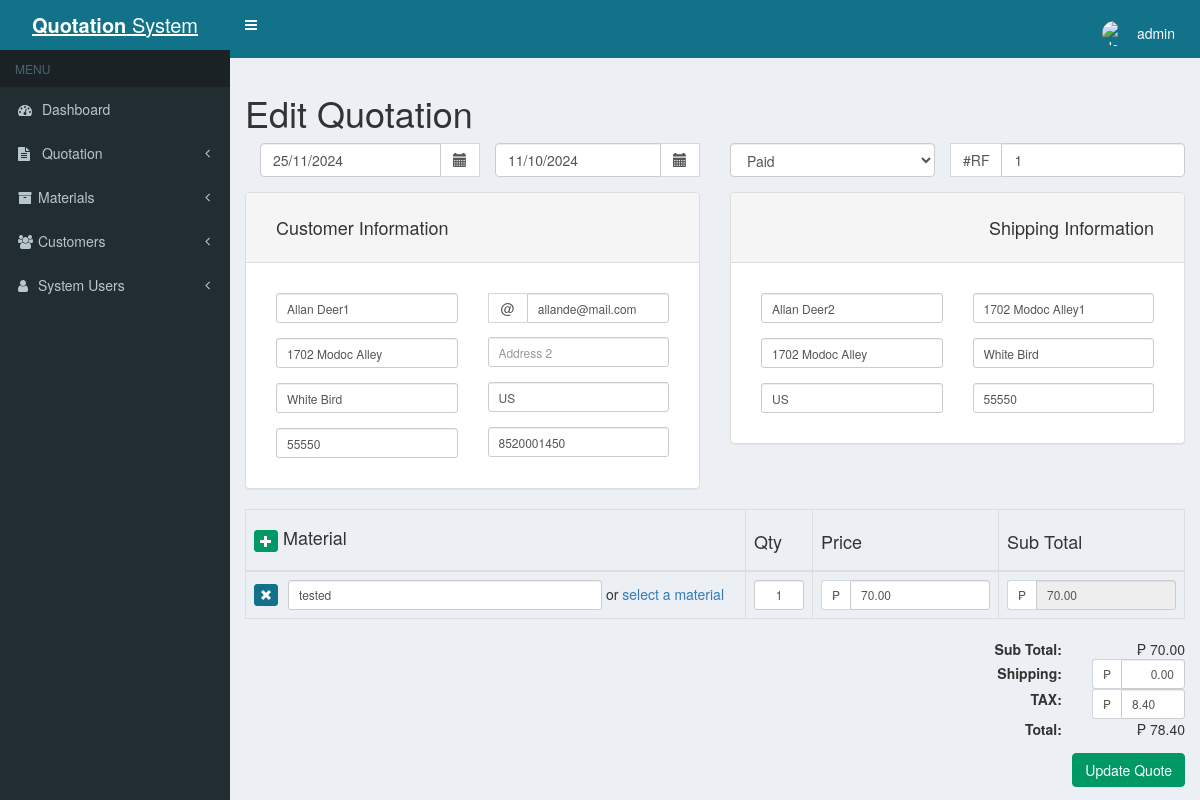
The page /invoice-edit.php?id=1 (signed in) on the database its author committed.
### tables this page shows
CREATE TABLE `invoice_items` (
  `id` int(11) NOT NULL,
  `invoice` varchar(255) NOT NULL,
  `product` text NOT NULL,
  `qty` int(11) NOT NULL,
  `price` decimal(10,2) NOT NULL,
  `discount` decimal(10,2) NOT NULL,
  `subtotal` decimal(10,2) NOT NULL
);

CREATE TABLE `invoices` (
  `id` int(11) NOT NULL,
  `invoice` varchar(255) NOT NULL,
  `invoice_date` varchar(255) NOT NULL,
  `invoice_due_date` varchar(255) NOT NULL,
  `subtotal` decimal(10,2) NOT NULL,
  `shipping` decimal(10,2) NOT NULL,
  `discount` decimal(10,2) NOT NULL,
  `vat` decimal(10,2) NOT NULL,
  `total` decimal(10,2) NOT NULL,
  `notes` text NOT NULL,
  `invoice_type` varchar(255) NOT NULL,
  `status` varchar(255) NOT NULL
);

CREATE TABLE `customers` (
  `id` int(11) NOT NULL,
  `invoice` varchar(255) NOT NULL,
  `name` varchar(255) NOT NULL,
  `email` varchar(255) NOT NULL,
  `address_1` varchar(255) NOT NULL,
  `address_2` varchar(255) NOT NULL,
  `town` varchar(255) NOT NULL,
  `county` varchar(255) NOT NULL,
  `postcode` varchar(255) NOT NULL,
  `phone` varchar(100) NOT NULL,
  `name_ship` varchar(255) NOT NULL,
  `address_1_ship` varchar(255) NOT NULL,
  `address_2_ship` varchar(255) NOT NULL,
  `town_ship` varchar(255) NOT NULL,
  `county_ship` varchar(255) NOT NULL,
  `postcode_ship` varchar(255) NOT NULL
);

### invoice-edit.php (the view, shortened to what this page needs)
<?php
include('header.php');
$getID = $_GET['id'];
$mysqli = new mysqli(DATABASE_HOST, DATABASE_USER, DATABASE_PASS, DATABASE_NAME);
$query = "SELECT p.*, i.*, c.*
			FROM invoice_items p
			JOIN invoices i ON i.invoice = p.invoice
			JOIN customers c ON c.invoice = i.invoice
			WHERE p.invoice = '" . $mysqli->real_escape_string($getID) . "'";
$result = mysqli_query($mysqli, $query);
if($result) {
	while ($row = mysqli_fetch_assoc($result)) {
		$customer_name = $row['name'];
		$customer_email = $row['email'];
		$customer_address_1 = $row['address_1'];
		$customer_address_2 = $row['address_2'];
		$customer_town = $row['town'];
		$customer_county = $row['county'];
		$customer_postcode = $row['postcode'];
		$customer_phone = $row['phone'];
		$customer_name_ship = $row['name_ship'];
		$customer_address_1_ship = $row['address_1_ship'];
		$customer_address_2_ship = $row['address_2_ship'];
		$customer_town_ship = $row['town_ship'];
		$customer_county_ship = $row['county_ship'];
		$customer_postcode_ship = $row['postcode_ship'];
		$invoice_date = $row['invoice_date'];
		$invoice_due_date = $row['invoice_due_date'];
		$invoice_subtotal = $row['subtotal'];
		$invoice_shipping = $row['shipping'];
		$invoice_vat = $row['vat'];
		$invoice_total = $row['total'];
		$invoice_status = $row['status'];
	}
}
?>
		<h1>Edit Quotation</h1>
		<form method="post" id="update_invoice">
			<div class="row">
				<div class="col-xs-12 text-right">
					<div class="col-xs-3 no-padding-right">
				        <div class="form-group">
				            <div class="input-group date" id="invoice_date">
				                <input type="text" class="form-control required" name="invoice_date" placeholder="Select invoice date" data-date-format="<?php echo DATE_FORMAT ?>" value="<?php echo $invoice_date; ?>" />
				                <span class="input-group-addon">
				                    <span class="glyphicon glyphicon-calendar"></span>
				                </span>
				            </div>
				        </div>
				    </div>
				    <div class="col-xs-3">
				        <div class="form-group">
				            <div class="input-group date" id="invoice_due_date">
				                <input type="text" class="form-control required" name="invoice_due_date" placeholder="Select due date" data-date-format="<?php echo DATE_FORMAT ?>" value="<?php echo $invoice_due_date; ?>" />
				                <span class="input-group-addon">
				                    <span class="glyphicon glyphicon-calendar"></span>
				                </span>
				            </div>
				        </div>
				    </div>
					<div class="col-xs-3">
						<div class="form-group">
							<select name="invoice_status" id="invoice_status" class="form-control mt-0">
								<option value="paid" <?php if($invoice_status === 'paid'){?>selected<?php } ?>>Paid</option>
							</select>
						</div>
					</div>
					<div class="input-group col-xs-3 float-right">
						<span class="input-group-addon">#<?php echo INVOICE_PREFIX ?></span>
						<input type="text" name="invoice_id" id="invoice_id" class="form-control required" placeholder="Invoice Number" aria-describedby="sizing-addon1" value="<?php echo $getID; ?>">
					</div>
				</div>
			</div>
			<div class="row">
				<div class="col-xs-6">
					<div class="panel panel-default">
						<div class="panel-heading">
							<h4>Customer Information</h4>
						</div>
						<div class="panel-body form-group form-group-sm">
							<div class="row">
								<div class="col-xs-6">
									<div class="form-group">
										<input type="text" class="form-control margin-bottom copy-input required" name="customer_name" id="customer_name" placeholder="Enter name" tabindex="1" value="<?php echo $customer_name; ?>">
									</div>
									<div class="form-group">
										<input type="text" class="form-control margin-bottom copy-input required" name="customer_address_1" id="customer_address_1" placeholder="Address 1" tabindex="3" value="<?php echo $customer_address_1; ?>">
									</div>
									<div class="form-group">
										<input type="text" class="form-control margin-bottom copy-input required" name="customer_town" id="customer_town" placeholder="Town" tabindex="5" value="<?php echo $customer_town; ?>">
									</div>
									<div class="form-group no-margin-bottom">
										<input type="text" class="form-control copy-input required" name="customer_postcode" id="customer_postcode" placeholder="Postcode" tabindex="7" value="<?php echo $customer_postcode; ?>">
									</div>
								</div>
								<div class="col-xs-6">
									<div class="input-group float-right margin-bottom">
										<span class="input-group-addon">@</span>
										<input type="email" class="form-control copy-input required" name="customer_email" id="customer_email" placeholder="E-mail address" aria-describedby="sizing-addon1" tabindex="2" value="<?php echo $customer_email; ?>">
									</div>
								    <div class="form-group">
								    	<input type="text" class="form-control margin-bottom copy-input" name="customer_address_2" id="customer_address_2" placeholder="Address 2" tabindex="4" value="<?php echo $customer_address_2; ?>">
								    </div>
								    <div class="form-group">
								    	<input type="text" class="form-control margin-bottom copy-input required" name="customer_county" id="customer_county" placeholder="County" tabindex="6" value="<?php echo $customer_county; ?>">
								    </div>
								    <div class="form-group no-margin-bottom">
								    	<input type="text" class="form-control required" name="customer_phone" id="invoice_phone" placeholder="Phone number" tabindex="8" value="<?php echo $customer_phone; ?>">
									</div>
								</div>
							</div>
						</div>
					</div>
				</div>
				<div class="col-xs-6 text-right">
					<div class="panel panel-default">
						<div class="panel-heading">
							<h4>Shipping Information</h4>
						</div>
						<div class="panel-body form-group form-group-sm">
							<div class="row">
								<div class="col-xs-6">
									<div class="form-group">
										<input type="text" class="form-control margin-bottom required" name="customer_name_ship" id="customer_name_ship" placeholder="Enter name" tabindex="9" value="<?php echo $customer_name_ship; ?>">
									</div>
									<div class="form-group">
										<input type="text" class="form-control margin-bottom" name="customer_address_2_ship" id="customer_address_2_ship" placeholder="Address 2" tabindex="11" value="<?php echo $customer_address_2_ship; ?>">
									</div>
									<div class="form-group no-margin-bottom">
										<input type="text" class="form-control required" name="customer_county_ship" id="customer_county_ship" placeholder="County" tabindex="13" value="<?php echo $customer_county_ship; ?>">
									</div>
								</div>
								<div class="col-xs-6">
									<div class="form-group">
								    	<input type="text" class="form-control margin-bottom required" name="customer_address_1_ship" id="customer_address_1_ship" placeholder="Address 1" tabindex="10" value="<?php echo $customer_address_1_ship; ?>">
									</div>
									<div class="form-group">
										<input type="text" class="form-control margin-bottom required" name="customer_town_ship" id="customer_town_ship" placeholder="Town" tabindex="12" value="<?php echo $customer_town_ship; ?>">
								    </div>
								    <div class="form-group no-margin-bottom">
								    	<input type="text" class="form-control required" name="customer_postcode_ship" id="customer_postcode_ship" placeholder="Postcode" tabindex="14" value="<?php echo $customer_postcode_ship; ?>">
									</div>
								</div>
							</div>
						</div>
					</div>
				</div>
			</div>
			<table class="table table-bordered" id="invoice_table">
				<thead>
					<tr>
						<th width="500">
							<h4><a href="#" class="btn btn-success btn-xs add-row"><span class="glyphicon glyphicon-plus" aria-hidden="true"></span></a> Material</h4>
						</th>
						<th>
							<h4>Qty</h4>
						</th>
						<th>
							<h4>Price</h4>
						</th>
						<th>
							<h4>Sub Total</h4>
						</th>
					</tr>
				</thead>
				<tbody>
					<?php
						$mysqli = new mysqli(DATABASE_HOST, DATABASE_USER, DATABASE_PASS, DATABASE_NAME);
						$query2 = "SELECT * FROM invoice_items WHERE invoice = '" . $mysqli->real_escape_string($getID) . "'";
						$result2 = mysqli_query($mysqli, $query2);
						if($result2) {
							while ($rows = mysqli_fetch_assoc($result2)) {
							    $item_product = $rows['product'];
							    $item_qty = $rows['qty'];
							    $item_price = $rows['price'];
							    $item_subtotal = $rows['subtotal'];
					?>
					<tr>
						<td>
							<div class="form-group form-group-sm  no-margin-bottom">
								<a href="#" class="btn btn-danger btn-xs delete-row"><span class="glyphicon glyphicon-remove" aria-hidden="true"></span></a>
								<input type="text" class="form-control form-group-sm item-input invoice_product" name="invoice_product[]" placeholder="Enter material title and / or description" value="<?php echo $item_product; ?>">
								<p class="item-select">or <a href="#">select a material</a></p>
							</div>
						</td>
						<td class="text-right">
							<div class="form-group form-group-sm no-margin-bottom">
								<input type="text" class="form-control invoice_product_qty calculate" name="invoice_product_qty[]" value="<?php echo $item_qty; ?>">
							</div>
						</td>
						<td class="text-right">
							<div class="input-group input-group-sm  no-margin-bottom">
								<span class="input-group-addon"><?php echo CURRENCY ?></span>
								<input type="text" class="form-control calculate invoice_product_price required" name="invoice_product_price[]" aria-describedby="sizing-addon1" placeholder="0.00" value="<?php echo $item_price; ?>">
							</div>
						</td>
						<td class="text-right">
							<div class="input-group input-group-sm">
								<span class="input-group-addon"><?php echo CURRENCY ?></span>
								<input type="text" class="form-control calculate-sub" name="invoice_product_sub[]" id="invoice_product_sub" aria-describedby="sizing-addon1" value="<?php echo $item_subtotal; ?>" disabled>
							</div>
						</td>
					</tr>
					<?php } } ?>
				</tbody>
			</table>
			<div id="invoice_totals" class="padding-right row text-right">
				<div class="col-xs-6">
				</div>
				<div class="col-xs-6 no-padding-right">
					<div class="row">
						<div class="col-xs-3 col-xs-offset-6">
							<strong>Sub Total:</strong>
						</div>
						<div class="col-xs-3">
							<?php echo CURRENCY ?><span class="invoice-sub-total"> <?php echo $invoice_subtotal; ?></span>
						</div>
					</div>
					<div class="row">
						<div class="col-xs-3 col-xs-offset-6">
							<strong class="shipping">Shipping:</strong>
						</div>
						<div class="col-xs-3">
							<div class="input-group input-group-sm">
								<span class="input-group-addon"><?php echo CURRENCY ?></span>
								<input type="text" class="form-control calculate shipping" name="invoice_shipping" aria-describedby="sizing-addon1" placeholder="0.00" value="<?php echo $invoice_shipping; ?>">
							</div>
						</div>
					</div>
					<?php if (ENABLE_VAT == true) { ?>
					<div class="row">
						<div class="col-xs-3 col-xs-offset-6">
							<strong>TAX:</strong>
						</div>
						<div class="col-xs-3">
							<div class="input-group input-group-sm">
								<span class="input-group-addon"><?php echo CURRENCY ?></span>
								<input type="text" class="form-control calculate" name="invoice_vat" id="invoice_vat" aria-describedby="sizing-addon1" placeholder="0.00" value="<?php echo $invoice_vat; ?>">
							</div>
						</div>
					</div>
					<?php } ?>
					<div class="row">
						<div class="col-xs-3 col-xs-offset-6">
							<strong>Total:</strong>
						</div>
						<div class="col-xs-3">
							<?php echo CURRENCY ?><span class="invoice-total"> <?php echo $invoice_total; ?></span>
						</div>
					</div>
				</div>
			</div>
			<div class="row">
				<div class="col-xs-12 margin-top btn-group">
					<input type="submit" id="action_edit_invoice" class="btn btn-success float-right" value="Update Quote" data-loading-text="Updating...">
				</div>
			</div>
		</form>
<?php
	include('footer.php');
?>

### css/styles.css (style rules this page uses)
body { padding: 0; background-color: #11728a; }
.btn-danger { background-color: #11728a; border-color: #11728a; }
.btn-success { background-color: #009966; border-color: #009966; }
.panel-body { padding: 30px 30px 15px 30px; }
.panel-heading { padding: 15px 30px 15px 30px; }
.float-right { float: right !important; }
.margin-bottom { margin-bottom: 1em; }
.margin-top { margin-top: 1em; }
.mt-0 { margin-top: 0px !important; }
.padding-right { padding-right: 15px; }
.no-padding-right { padding-right: 0; }
.no-margin-bottom { margin-bottom: 0; }
input.shipping { text-align: right; }
#invoice_status, #invoice_type { margin-top: 23px; }
.invoice_product_qty { width: 50px; text-align: center; }
.delete-row { float: left; margin-top: 4px; }
.item-select { float: left; margin: 4px; }
.item-input { float: left; width: 65%; margin-left: 10px; }
strong.shipping { margin-top: 4px; display: block; }

### rows shown on the page
invoice_items: invoice_date "25/11/2024", invoice_due_date "11/10/2024", customer_name "Allan Deer1", customer_address_1 "1702 Modoc Alley", customer_town "White Bird", customer_postcode "55550", customer_email "allande@mail.com", customer_county "US", customer_phone "8520001450", customer_name_ship "Allan Deer2", customer_address_2_ship "1702 Modoc Alley", customer_county_ship "US", customer_address_1_ship "1702 Modoc Alley1", customer_town_ship "White Bird", customer_postcode_ship "55550", product "tested", qty "1", price "70.00", subtotal "70.00", invoices.subtotal "70.00", invoice_shipping "0.00", invoice_vat "8.40", invoices.total "78.40"
invoices: invoice_status "Paid"

### other values the page prints
$_SESSION['login_username'] "admin"
INVOICE_PREFIX "RF"
CURRENCY "₱"
